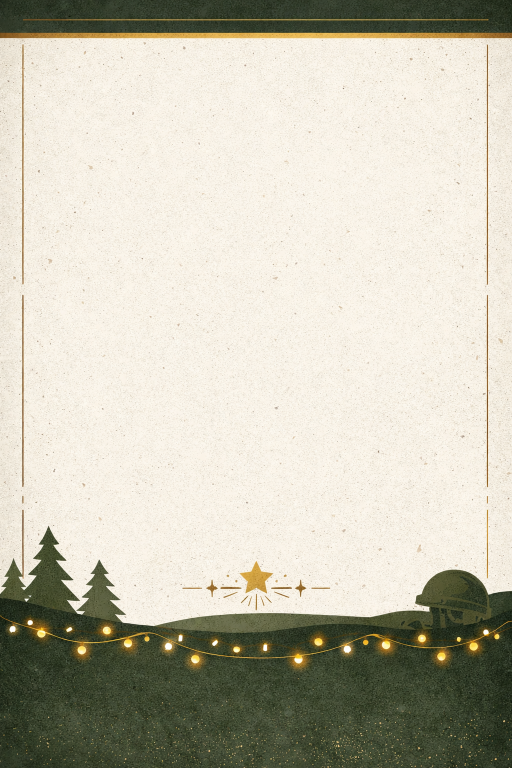
#> input picture background.png, 1024 x 1536 px (shown at 1/2 size)
$ python cards_gen.py
#> lines starting #> are read from the running program, lines starting #| are printed output that depends on the picture
from PIL import Image, ImageDraw, ImageFont
from pathlib import Path

# =========================
# НАЛАШТУВАННЯ
# =========================

BACKGROUND_PATH = "background.png"
QR_DIR = Path("qr")
OUTPUT_DIR = Path("output")

FONT_PATH = "fonts/Unbounded-VariableFont_wght.ttf"

START = 1
END = 15

OUTPUT_DIR.mkdir(exist_ok=True)

# A6 @ 300 DPI
CANVAS_SIZE = (1240, 1748)

HEADER_TEXT = "SUPPORT HUB"
DEFAULT_TITLE = "РАЗОМ"
DEFAULT_SUBTEXT = "30 секунд для себе"

CARD_TEXTS = {
    "001": ("ТИХОГО РІЗДВА", "і ясної дороги"),
    "002": ("СВІТЛИХ СВЯТ", "у словах і тиші"),
    "003": ("МИРНОГО РІЗДВА", "і спокійного серця"),
    "004": ("РІЗДВА ЗЛАГОДИ", "і теплих слів"),
    "005": ("РІЗДВА СВІТЛА", "у простих речах"),
    "006": ("РІЗДВЯНОЇ ТИШІ", "для відновлення"),
    "007": ("СВЯТОЇ ПАУЗИ", "для себе"),
    "008": ("СВІТЛОЇ ОПОРИ", "на кожен день"),
    "009": ("ТИХОГО РИТМУ", "крок за кроком"),
    "010": ("СВІТЛО ПОРУЧ", "м’яко й повільно"),
    "011": ("РІЗДВА ДОВІРИ", "ми поруч"),
    "012": ("РІЗДВА СПІЛЬНОСТІ", "ти не сам(а)"),
    "013": ("РІЗДВА ПОЛЕГШЕННЯ", "день за днем"),
    "014": ("РІЗДВА ДОСТАТКУ", "саме стільки"),
    "015": ("РІЗДВА ТЕПЛА", "для видиху"),
}

TEXT_COLOR = (20, 25, 20)

# =========================
# ШРИФТИ
# =========================

def font(size, weight=700):
    font_obj = ImageFont.truetype(FONT_PATH, size)
    try:
        axes = font_obj.get_variation_axes()
        axis_index = {axis["tag"]: idx for idx, axis in enumerate(axes)}
        if "wght" in axis_index:
            coords = [axis["default"] for axis in axes]
            wght_axis = axes[axis_index["wght"]]
            weight = max(wght_axis["min"], min(weight, wght_axis["max"]))
            coords[axis_index["wght"]] = weight
            font_obj.set_variation_by_axes(coords)
    except Exception:
        pass
    return font_obj

# =========================
# КОМПОЗИЦІЯ
# =========================

def compose_card(hub_code: str):
#> called with hub_code = '001'
    bg = Image.open(BACKGROUND_PATH).convert("RGB").resize(CANVAS_SIZE)
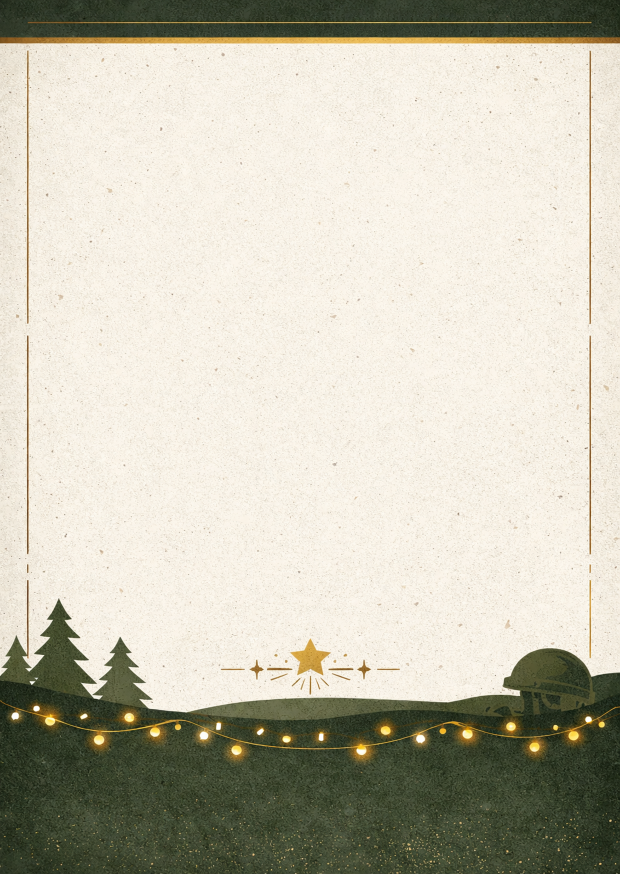
#> bg: PIL image 1240x1748 RGB (shown at 1/2 size); mean R, G, B 197.3, 194.1, 178.4
    draw = ImageDraw.Draw(bg)

    # Шрифти
    font_header = font(38, weight=700)
    font_title = font(80, weight=700)     # великий, виглядає як Bold
    font_sub = font(40, weight=700)

    # --- Header ---
    draw.text(
        (CANVAS_SIZE[0] // 2, 320),
        f"{HEADER_TEXT} | {hub_code}",
        fill=TEXT_COLOR,
        font=font_header,
        anchor="mm"
    )

    # --- QR ---
    qr_path = QR_DIR / f"hub_{hub_code}.png"
    if not qr_path.exists():
        print(f"⚠ QR не знайдено: {qr_path.name}")
        return

    qr = Image.open(qr_path).convert("RGBA")
    qr_size = 420
    qr = qr.resize((qr_size, qr_size), Image.LANCZOS)

    bg.paste(
        qr,
        ((CANVAS_SIZE[0] - qr_size) // 2, 390),
        qr
    )

    title_text, subtext = CARD_TEXTS.get(hub_code, (DEFAULT_TITLE, DEFAULT_SUBTEXT))

    # --- Title ---
    draw.text(
        (CANVAS_SIZE[0] // 2, 930),
        title_text,
        fill=TEXT_COLOR,
        font=font_title,
        anchor="mm"
    )

    # --- Subtext ---
    draw.text(
        (CANVAS_SIZE[0] // 2, 1020),
        subtext,
        fill=TEXT_COLOR,
        font=font_sub,
        anchor="mm"
    )

    # --- Save ---
    out = OUTPUT_DIR / f"card_{hub_code}.png"
    bg.save(out, dpi=(300, 300))
    print(f"✓ {out.name}")

# =========================
# ЗАПУСК
# =========================

if __name__ == "__main__":
    for i in range(START, END + 1):
        compose_card(f"{i:03d}")
